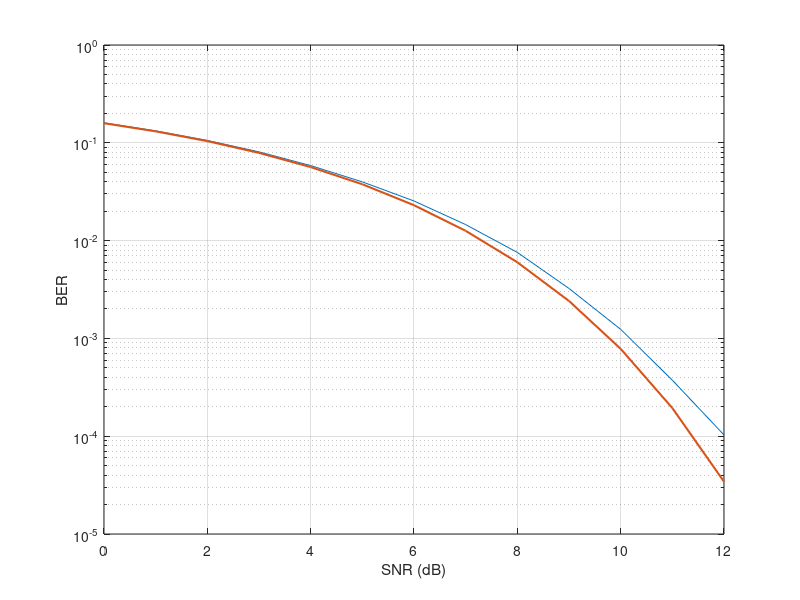

Here is the MATLAB script that generated this plot:
% ber_test
% Estimate simulation BER for binary communication and compare to
% theoretical result.

clear

% Number of samples used to compute errors. 
N=1e6;

% To demonstrate optimality of test comparing to zero, offset the test by d
d=0.1;

% SNR range in dB
snr_min=0; snr_max=12;
snr=(snr_min:1:snr_max);


for k=snr_min+1:snr_max+1,
    s=sign(rand(1,N)-0.5);
    z=(1/sqrt(10^((k-1)/10)))*randn(1,N);
    r=s+z;
    y=sign(r+d);
    e(k)=numel(find(y~=s));
    ber(k)=e(k)/N;
end

semilogy(snr,ber,snr,qfunc(sqrt(10.^(snr/10))),'linewidth',1.5)
grid
xlabel 'SNR (dB)', ylabel('BER')

    